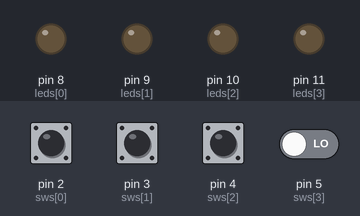
Simulated run of this sketch. Board: Arduino Uno, built with avr-gcc and run on an emulated ATmega328P. Parts: output pins drawn as LEDs (lit = HIGH). The test bench sets the inputs (shaded band); at power-on: pin 2 (sws[0]), pin 3 (sws[1]), pin 4 (sws[2]), pin 5 (sws[3]) LOW.

Above: at 1.2 s.
1.3 s: pin 3 (sws[1]) pulled HIGH for 0.15 s
At 2.1 s:
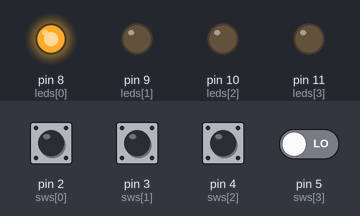
7.4 s: pin 5 (sws[3]) driven HIGH
At 12.1 s:
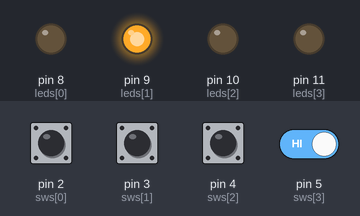
13.4 s: pin 5 (sws[3]) driven LOW
At 15.7 s:
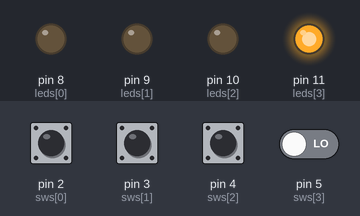
Timing chart, 0 to 17.8 s (numbered marks = the images above; inputs shaded):
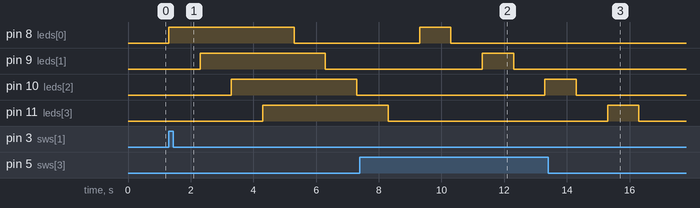

The sketch:

9-29_test.ino
```cpp
int sws[] = {2, 3, 4,5};
int leds[] = {8, 9, 10, 11};
int i;

void setup() {

  for (int i=0; i<4; i++)
  {
    pinMode(sws[i], INPUT);
    pinMode(leds[i], OUTPUT);
  }

}

void loop()
{
  if(digitalRead(sws[0])==1)
  {
    for(int i =0; i<4; i++)
    {
      digitalWrite(leds[i], HIGH);
    }

    delay(1000);

    for(int i =0; i<4; i++)
    {
      digitalWrite(leds[i],LOW);
    }
    delay(1000);
  }

  else if(digitalRead(sws[1])==1)
  {
    for(i=0; i<4; i++)
    {
      digitalWrite(leds[i],HIGH);
      delay(1000);
    }
    for(i=0; i<4; i++)
    {
      digitalWrite(leds[i],LOW);
      delay(1000);
    }
  }

  else if(digitalRead(sws[2])==1)
  {
    for(i=4-1; i>=0; i--)
    {
      digitalWrite(leds[i],HIGH);
      delay(1000);
    }
    for(i=0; i<4; i++)
    {
      digitalWrite(leds[i], LOW);
      delay(1000);
    }
  }

  else if(digitalRead(sws[3])==1)
  {
    for(i=0; i<4; i++)
    {
      digitalWrite(leds[i], HIGH);
      delay(1000);
      digitalWrite(leds[i],LOW);
      delay(1000);
    }
  }

  else
  {
    for(i=0; i<4; i++)
    {
      digitalWrite(leds[i],LOW);
    }
  }
}
```

Measured:
- after the input at 1.3 s, pin 8 (leds[0]): LOW → HIGH at once, → LOW 4.0 s later; pin 9 (leds[1]): LOW → HIGH after 1.0 s, → LOW 4.0 s later; pin 10 (leds[2]): LOW → HIGH after 2.0 s, → LOW 4.0 s later; pin 11 (leds[3]): LOW → HIGH after 3.0 s
- after the input at 7.4 s, pin 8 (leds[0]): LOW → HIGH after 1.9 s, → LOW 1.0 s later; pin 9 (leds[1]): LOW → HIGH after 3.9 s, → LOW 1.0 s later; pin 10 (leds[2]): LOW → HIGH after 5.9 s
- after the input at 13.4 s, pin 8 (leds[0]): stays LOW (without the input it goes to HIGH after 3.9 s); pin 9 (leds[1]): stays LOW (without the input it goes to HIGH after 5.9 s); pin 10 (leds[2]): goes on until 14.3 s, then stays LOW
